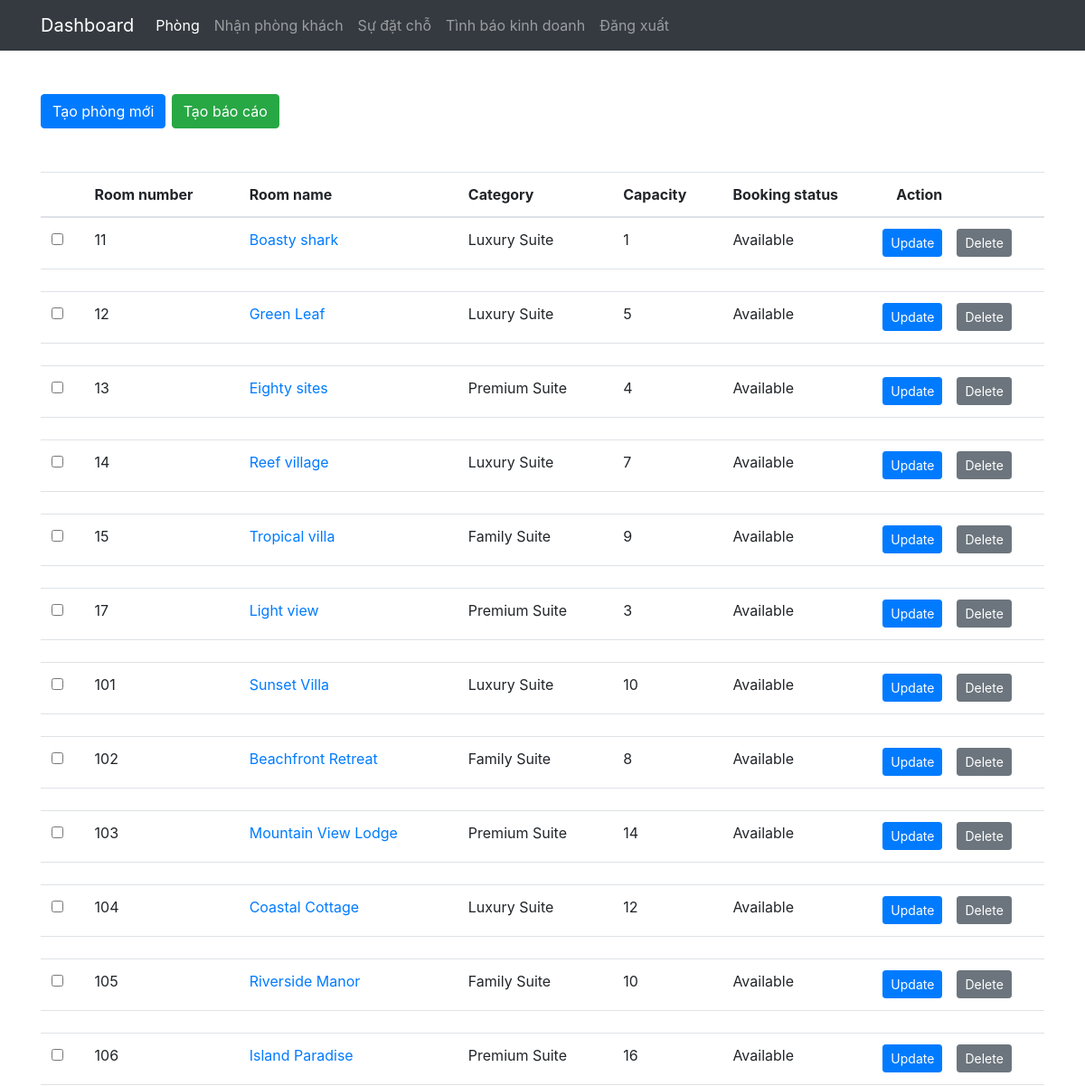
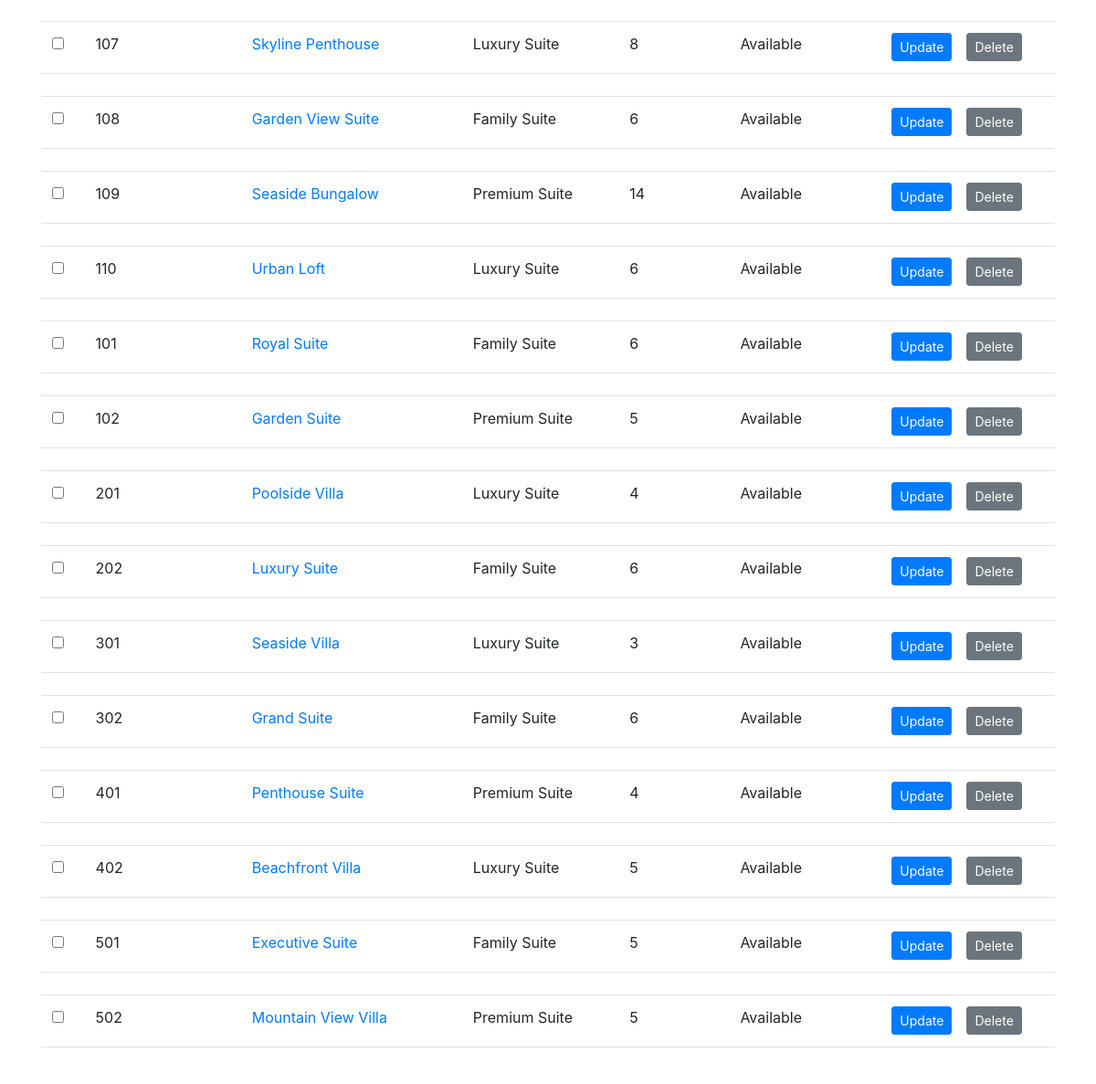
/Admin/rooms/index.php (signed in), run on the app's committed database (2 pictures, top to bottom).
### tables this page shows
CREATE TABLE `rooms` (
  `roomid` int(11) NOT NULL,
  `name` varchar(55) DEFAULT NULL,
  `number` varchar(55) NOT NULL,
  `category` int(11) NOT NULL,
  `capacity` int(11) NOT NULL,
  `image` varchar(255) NOT NULL,
  `isReserved` tinyint(1) NOT NULL DEFAULT 0,
  `isBooked` tinyint(1) NOT NULL DEFAULT 0,
  `created_on` date NOT NULL DEFAULT current_timestamp()
);

CREATE TABLE `categories` (
  `id` int(11) NOT NULL,
  `description` varchar(55) NOT NULL,
  `label` char(5) NOT NULL,
  `capacity` int(11) NOT NULL,
  `price` int(11) NOT NULL
);

### Admin/rooms/index.php (the view, shortened to what this page needs)
<?php
    function getRooms() {
        $pdo = establishCONN();
        $stmt = $pdo->prepare("SELECT rooms.roomid, rooms.name, rooms.number, rooms.capacity, rooms.isBooked, categories.description from rooms LEFT JOIN categories ON rooms.category = categories.id");
        $stmt->execute();
        return $stmt->fetchAll(PDO::FETCH_ASSOC);
    }
?>
<!doctype html>
<html lang="en">
  <head>
    <link rel="stylesheet" href="https://cdn.jsdelivr.net/npm/bootstrap@4.6.2/dist/css/bootstrap.min.css">
    <link rel="stylesheet" href="../style.css">
  </head>
  <body>
    <nav class="navbar navbar-expand-lg navbar-dark bg-dark">
        <div class="container">
            <a class="navbar-brand" href="../dashboard.php">Dashboard</a>
            <div class="collapse navbar-collapse" id="navbarSupportedContent">
            <ul class="navbar-nav mr-auto">
                <li class="nav-item active">
                    <a class="nav-link" href="./index.php">Phòng <span class="sr-only">(hiện tại)</span></a>
                </li>
                <li class="nav-item">
                    <a class="nav-link" href="../bookings/" class="active">Nhận phòng khách</a>
                </li>
                <li class="nav-item">
                    <a class="nav-link" href="../reservations/" class="active">Sự đặt chỗ</a>
                </li>
                <li class="nav-item">
                    <a class="nav-link" href="../businessinteligence/" class="active">Tình báo kinh doanh</a>
                </li>
                <li class="nav-item">
                    <a class="nav-link" href="../logout.php">Đăng xuất</a>
                </li>
                </ul>
            </div>
        </div>
    </nav>
    <div class="container">
        <div style="display: flex; gap: .4rem; align-items: center;">
            <a href="../rooms/addroom.php" class="btn btn-primary my-5">Tạo phòng mới</a>
            <form method="POST">
                <button type="submit" class="btn btn-success">Tạo báo cáo</button>
            </form>
        </div>
        <table class="table custom-table">
           <thead>
              <tr>
                 <th scope="col">
                 </th>
                 <th scope="col">Room number</th>
                 <th scope="col">Room name</th>
                 <th scope="col">Category</th>
                 <th scope="col">Capacity</th>
                 <th scope="col">Booking status</th>
                 <th scope="col">Action</th>
              </tr>
           </thead>
           <tbody>
              <?php foreach($res = getRooms() as $r) {?>
              <tr scope="row">
                 <th scope="row">
                    <label class="control control--checkbox">
                    <input type="checkbox">
                    </label>
                 </th>
                 <td><?php echo $r["number"] ?></td>
                 <td><a href="#"><?php echo $r["name"]; ?></a></td>
                 <td>
                  <?php echo($r["description"]); ?>
                 </td>
                 <td>
                    <?php echo $r["capacity"]; ?>
                 </td>
                 <td><?php if($r["isBooked"]){echo "Booked";} else { echo "Available";} ?></td>
                 <td>
                  <div class="row">
                     <a href="./update.php?r_id=<?php echo $r["roomid"] ?>" class="btn btn-primary btn-sm mr-3">Update</a>
                     <form action="./delete.php?r_id=<?php echo $r["roomid"] ?>" method="POST">
                        <button class="btn btn-secondary btn-sm">Delete</button>
                     </form>
                  </td>
                  </div>
              </tr>
              <tr class="spacer"><td colspan="100"></td></tr>
              <?php } ?>
  </body>
</html>

### Admin/style.css (style rules this page uses)
nav { position: sticky; top: 0; }

### data on the page
rooms: number "11", name "Boasty shark", category.description "Luxury Suite", capacity "1", isBooked "Available"
rooms: number "12", name "Green Leaf", category.description "Luxury Suite", capacity "5", isBooked "Available"
rooms: number "13", name "Eighty sites", category.description "Premium Suite", capacity "4", isBooked "Available"
rooms: number "14", name "Reef village", category.description "Luxury Suite", capacity "7", isBooked "Available"
rooms: number "15", name "Tropical villa", category.description "Family Suite", capacity "9", isBooked "Available"
rooms: number "17", name "Light view", category.description "Premium Suite", capacity "3", isBooked "Available"
rooms: number "101", name "Sunset Villa", category.description "Luxury Suite", capacity "10", isBooked "Available"
rooms: number "102", name "Beachfront Retreat", category.description "Family Suite", capacity "8", isBooked "Available"
rooms: number "103", name "Mountain View Lodge", category.description "Premium Suite", capacity "14", isBooked "Available"
rooms: number "104", name "Coastal Cottage", category.description "Luxury Suite", capacity "12", isBooked "Available"
rooms: number "105", name "Riverside Manor", category.description "Family Suite", capacity "10", isBooked "Available"
rooms: number "106", name "Island Paradise", category.description "Premium Suite", capacity "16", isBooked "Available"
rooms: number "107", name "Skyline Penthouse", category.description "Luxury Suite", capacity "8", isBooked "Available"
rooms: number "108", name "Garden View Suite", category.description "Family Suite", capacity "6", isBooked "Available"
rooms: number "109", name "Seaside Bungalow", category.description "Premium Suite", capacity "14", isBooked "Available"
rooms: number "110", name "Urban Loft", category.description "Luxury Suite", capacity "6", isBooked "Available"
rooms: number "101", name "Royal Suite", category.description "Family Suite", capacity "6", isBooked "Available"
rooms: number "102", name "Garden Suite", category.description "Premium Suite", capacity "5", isBooked "Available"
rooms: number "201", name "Poolside Villa", category.description "Luxury Suite", capacity "4", isBooked "Available"
rooms: number "202", name "Luxury Suite", category.description "Family Suite", capacity "6", isBooked "Available"
rooms: number "301", name "Seaside Villa", category.description "Luxury Suite", capacity "3", isBooked "Available"
rooms: number "302", name "Grand Suite", category.description "Family Suite", capacity "6", isBooked "Available"
rooms: number "401", name "Penthouse Suite", category.description "Premium Suite", capacity "4", isBooked "Available"
rooms: number "402", name "Beachfront Villa", category.description "Luxury Suite", capacity "5", isBooked "Available"
rooms: number "501", name "Executive Suite", category.description "Family Suite", capacity "5", isBooked "Available"
rooms: number "502", name "Mountain View Villa", category.description "Premium Suite", capacity "5", isBooked "Available"
